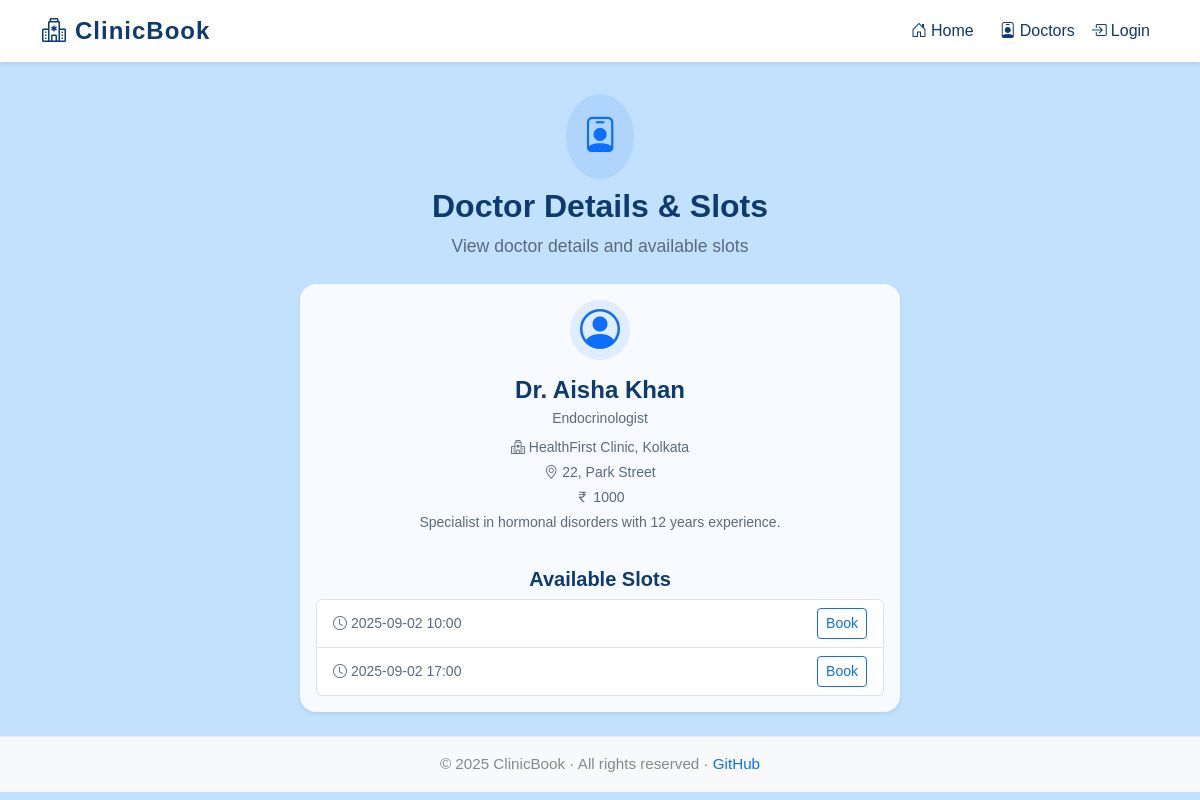
Screenshot of /doctor/9 with the database file from the repository.
### tables this page shows
CREATE TABLE doctors (
        id INTEGER PRIMARY KEY AUTOINCREMENT,
        clinic_id INTEGER,
        name TEXT NOT NULL,
        specialization TEXT,
        fees INTEGER,
        email TEXT UNIQUE NOT NULL,
        phone TEXT,
        about TEXT,
        FOREIGN KEY (clinic_id) REFERENCES clinics(id) ON DELETE SET NULL
    );

CREATE TABLE clinics (
        id INTEGER PRIMARY KEY AUTOINCREMENT,
        name TEXT NOT NULL,
        city TEXT,
        address TEXT,
        phone TEXT
    );

CREATE TABLE slots (
        id INTEGER PRIMARY KEY AUTOINCREMENT,
        doctor_id INTEGER NOT NULL,
        date TEXT NOT NULL,
        time TEXT NOT NULL,
        capacity INTEGER NOT NULL DEFAULT 5,
        booked_count INTEGER NOT NULL DEFAULT 0,
        FOREIGN KEY (doctor_id) REFERENCES doctors(id) ON DELETE CASCADE
    );

### app.py (the view)
    @app.route('/doctor/<int:doc_id>')
    def doctor_detail(doc_id):
        db = get_db()
        doc = db.execute(
            '''SELECT d.*, c.name as clinic_name, c.city as clinic_city, c.address
               FROM doctors d
               LEFT JOIN clinics c ON d.clinic_id = c.id
               WHERE d.id = ?''',
            (doc_id,)
        ).fetchone()
        if not doc:
            abort(404)
        today = datetime.date.today().isoformat()
        slots = db.execute(
            'SELECT * FROM slots WHERE doctor_id=? AND date>=? ORDER BY date,time',
            (doc_id, today)
        ).fetchall()
        return render_template('book.html', doc=doc, slots=slots)

### templates/book.html (shortened to what this page needs)
{% extends "base.html" %}
{% block content %}
<div class="container my-4">
  <div class="text-center mb-4">
    <span class="d-inline-block rounded-circle bg-primary bg-opacity-10 p-3">
      <i class="bi bi-person-badge" style="font-size:2.2rem; color:#0d6efd;"></i>
    </span>
    <h2 class="fw-bold mt-2" style="color:#0d3a6f;">
      {% if doc %}Doctor Details &amp; Slots{% elif slot %}Book Appointment{% else %}Book Appointment{% endif %}
    </h2>
    <div class="text-muted mb-2" style="font-size:1.1rem;">
      {% if doc %}
        View doctor details and available slots
      {% elif slot %}
        Confirm your appointment details below
      {% else %}
        Book your appointment with ease
      {% endif %}
    </div>
  </div>
  {% if doc %}
  <div class="mx-auto" style="max-width: 600px;">
    <div class="card h-100 border-0 shadow-sm doctor-card">
      <div class="card-body d-flex flex-column align-items-center">
        <span class="rounded-circle bg-primary bg-opacity-10 d-flex align-items-center justify-content-center mb-3" style="width:60px; height:60px;">
          <i class="bi bi-person-circle" style="font-size:2.5rem; color:#0d6efd;"></i>
        </span>
        <h4 class="card-title mb-1 fw-semibold" style="color:#0d3a6f;">
          {{ doc.name }}
        </h4>
        <div class="text-muted small mb-2">{{ doc.specialization }}</div>
        <div class="mb-1 small text-muted">
          <i class="bi bi-hospital"></i> {{ doc.clinic_name }}, {{ doc.clinic_city }}
        </div>
        <div class="mb-1 small text-muted">
          <i class="bi bi-geo-alt"></i> {{ doc.address }}
        </div>
        <div class="mb-1 small text-muted">
          <i class="bi bi-currency-rupee"></i> {{ doc.fees }}
        </div>
        {% if doc.about %}
        <div class="mb-2 small text-secondary" style="min-height:2.2em;">{{ doc.about }}</div>
        {% else %}
        <div class="mb-2 small text-secondary" style="min-height:2.2em;">&nbsp;</div>
        {% endif %}
        <h5 class="mt-3 mb-2 fw-semibold" style="color:#0d3a6f;">Available Slots</h5>
        {% if slots and slots|length > 0 %}
          <ul class="list-group w-100 mb-0">
            {% for s in slots %}
            <li class="list-group-item d-flex justify-content-between align-items-center">
              <span class="small"><i class="bi bi-clock"></i> {{ s.date }} {{ s.time }}</span>
              <span>
                {% if s.booked_count < s.capacity %}
                  <a href="{{ url_for('book', slot_id=s.id) }}" class="btn btn-outline-primary btn-sm">
                    Book
                  </a>
                {% else %}
                  <span class="badge bg-danger">Full</span>
                {% endif %}
              </span>
            </li>
            {% endfor %}
          </ul>
        {% else %}
          <div class="alert alert-secondary mt-3 w-100 text-center">
            <i class="bi bi-calendar-x"></i> No slots available.
          </div>
        {% endif %}
      </div>
    </div>
  </div>
  {% endif %}
</div>
{% endblock %}

### static/css/style.css (style rules this page uses)
:root { --background: #c2e1ff; --card-bg: #f7fbff; --primary: #0d6efd; --primary-hover: #084298; --heading: #0d3a6f; --accent-light: #afd7ff; --text-default: #1a2a3a; --text-muted: #5a6a7a; --text-footer: #888888; --success: #28a745; --danger: #dc3545; --warning: #ffc107; --info: #20c997; --white: #ffffff; --gray-light: #eaeaea; --gray-dark: #343a40; }
body { padding-top: 70px; }
.card { border-radius: 1rem; box-shadow: 0 2px 12px rgba(0,0,0,0.04); border: 0; }
.card-title { font-weight: 600; }

### rows the page displays
doctors: name "Dr. Aisha Khan", specialization "Endocrinologist", fees "1000", about "Specialist in hormonal disorders with 12 years experience."
clinics: clinic_name "HealthFirst Clinic", clinic_city "Kolkata", address "22, Park Street"
slots: date "2025-09-02", time "10:00"
slots: date "2025-09-02", time "17:00"

### other values shown
{{ 2025 }} "2025"
